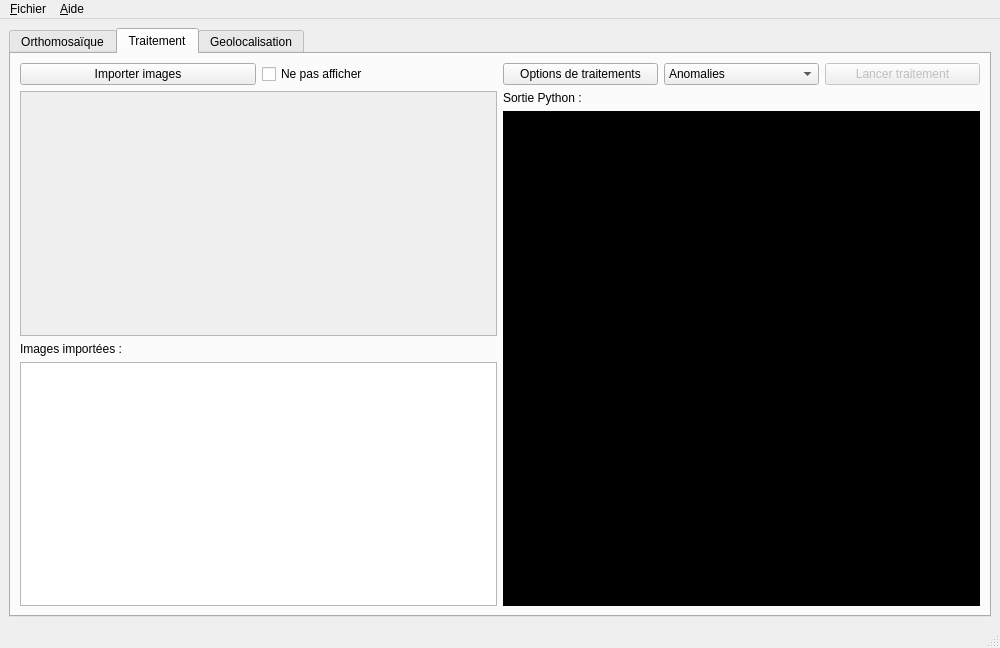
<?xml version="1.0" encoding="UTF-8"?>
<ui version="4.0">
 <class>MainWindow</class>
 <widget class="QMainWindow" name="MainWindow">
  <property name="geometry">
   <rect>
    <x>0</x>
    <y>0</y>
    <width>1000</width>
    <height>648</height>
   </rect>
  </property>
  <property name="sizePolicy">
   <sizepolicy hsizetype="Preferred" vsizetype="Preferred">
    <horstretch>0</horstretch>
    <verstretch>0</verstretch>
   </sizepolicy>
  </property>
  <property name="windowTitle">
   <string>Valkyrie</string>
  </property>
  <widget class="QWidget" name="centralwidget">
   <property name="enabled">
    <bool>true</bool>
   </property>
   <property name="sizePolicy">
    <sizepolicy hsizetype="Preferred" vsizetype="Preferred">
     <horstretch>0</horstretch>
     <verstretch>0</verstretch>
    </sizepolicy>
   </property>
   <layout class="QVBoxLayout" name="verticalLayout_5">
    <item>
     <widget class="QTabWidget" name="tabWidget">
      <property name="currentIndex">
       <number>1</number>
      </property>
      <property name="tabBarAutoHide">
       <bool>false</bool>
      </property>
      <widget class="QWidget" name="tab_ortho">
       <attribute name="title">
        <string>Orthomosaïque</string>
       </attribute>
       <layout class="QHBoxLayout" name="horizontalLayout_5">
        <item>
         <widget class="QWidget" name="widget" native="true">
          <layout class="QVBoxLayout" name="verticalLayout_2">
           <item>
            <widget class="QGroupBox" name="groupBox_2">
             <property name="title">
              <string>1. Sélection des images</string>
             </property>
             <layout class="QHBoxLayout" name="horizontalLayout_4">
              <item>
               <widget class="QPushButton" name="btnImportImgOrtho">
                <property name="text">
                 <string>Importer images</string>
                </property>
               </widget>
              </item>
             </layout>
            </widget>
           </item>
           <item>
            <widget class="QGroupBox" name="groupBox_3">
             <property name="title">
              <string>2. Paramètres OpenDroneMap</string>
             </property>
             <layout class="QGridLayout" name="gridLayout_3">
              <item row="3" column="1">
               <widget class="QComboBox" name="pcQualityComboBox">
                <item>
                 <property name="text">
                  <string>ultra</string>
                 </property>
                </item>
                <item>
                 <property name="text">
                  <string>high</string>
                 </property>
                </item>
                <item>
                 <property name="text">
                  <string>medium</string>
                 </property>
                </item>
                <item>
                 <property name="text">
                  <string>low</string>
                 </property>
                </item>
                <item>
                 <property name="text">
                  <string>lowest</string>
                 </property>
                </item>
                <item>
                 <property name="text">
                  <string/>
                 </property>
                </item>
               </widget>
              </item>
              <item row="0" column="0">
               <widget class="QLabel" name="label">
                <property name="text">
                 <string>Qualité des caractéristiques</string>
                </property>
               </widget>
              </item>
              <item row="3" column="0">
               <widget class="QLabel" name="label_3">
                <property name="text">
                 <string>Qualité du nuage de points</string>
                </property>
               </widget>
              </item>
              <item row="5" column="1">
               <widget class="QComboBox" name="sfmComboBox">
                <item>
                 <property name="text">
                  <string>incremental</string>
                 </property>
                </item>
                <item>
                 <property name="text">
                  <string>triangulation</string>
                 </property>
                </item>
                <item>
                 <property name="text">
                  <string>planar</string>
                 </property>
                </item>
               </widget>
              </item>
              <item row="2" column="0">
               <widget class="QLabel" name="label_2">
                <property name="text">
                 <string>Nombre minimum de points</string>
                </property>
               </widget>
              </item>
              <item row="5" column="0">
               <widget class="QLabel" name="label_5">
                <property name="text">
                 <string>Algorithme SfM</string>
                </property>
               </widget>
              </item>
              <item row="4" column="0">
               <widget class="QLabel" name="label_4">
                <property name="text">
                 <string>Type de moteur de correspondance</string>
                </property>
               </widget>
              </item>
              <item row="0" column="1">
               <widget class="QComboBox" name="featureQualityComboBox">
                <item>
                 <property name="text">
                  <string>ultra</string>
                 </property>
                </item>
                <item>
                 <property name="text">
                  <string>high</string>
                 </property>
                </item>
                <item>
                 <property name="text">
                  <string>medium</string>
                 </property>
                </item>
                <item>
                 <property name="text">
                  <string>low</string>
                 </property>
                </item>
                <item>
                 <property name="text">
                  <string>lowest</string>
                 </property>
                </item>
               </widget>
              </item>
              <item row="4" column="1">
               <widget class="QComboBox" name="matcherComboBox">
                <item>
                 <property name="text">
                  <string>flann</string>
                 </property>
                </item>
                <item>
                 <property name="text">
                  <string>bow</string>
                 </property>
                </item>
                <item>
                 <property name="text">
                  <string>bruteforce</string>
                 </property>
                </item>
               </widget>
              </item>
              <item row="2" column="1">
               <widget class="QLineEdit" name="minNumFeaturesLineEdit">
                <property name="placeholderText">
                 <string>4000</string>
                </property>
               </widget>
              </item>
             </layout>
            </widget>
           </item>
           <item>
            <widget class="QGroupBox" name="groupBox">
             <property name="title">
              <string>3. Mode de Traitement</string>
             </property>
             <layout class="QVBoxLayout" name="verticalLayout_7">
              <item>
               <widget class="QRadioButton" name="radioLocal">
                <property name="text">
                 <string>Traitement en local</string>
                </property>
                <property name="checked">
                 <bool>true</bool>
                </property>
               </widget>
              </item>
              <item>
               <widget class="QPushButton" name="btnOrthoGen">
                <property name="enabled">
                 <bool>false</bool>
                </property>
                <property name="text">
                 <string>Générer l'orthomosaïque</string>
                </property>
               </widget>
              </item>
             </layout>
            </widget>
           </item>
          </layout>
         </widget>
        </item>
        <item>
         <widget class="QTextEdit" name="orthoOutputTextEdit">
          <property name="autoFillBackground">
           <bool>false</bool>
          </property>
          <property name="styleSheet">
           <string notr="true">background-color: rgb(0, 0, 0);
color: rgb(46, 194, 126);</string>
          </property>
          <property name="readOnly">
           <bool>true</bool>
          </property>
         </widget>
        </item>
       </layout>
      </widget>
      <widget class="QWidget" name="tab">
       <attribute name="title">
        <string>Traitement</string>
       </attribute>
       <layout class="QVBoxLayout" name="verticalLayout_3">
        <item>
         <layout class="QHBoxLayout" name="horizontalLayout">
          <property name="sizeConstraint">
           <enum>QLayout::SetDefaultConstraint</enum>
          </property>
          <item>
           <layout class="QVBoxLayout" name="verticalLayout">
            <item>
             <layout class="QHBoxLayout" name="horizontalLayout_2">
              <item>
               <widget class="QPushButton" name="btnImport">
                <property name="text">
                 <string>Importer images</string>
                </property>
               </widget>
              </item>
              <item>
               <widget class="QCheckBox" name="dontDisplayCheckBox">
                <property name="text">
                 <string>Ne pas afficher</string>
                </property>
               </widget>
              </item>
             </layout>
            </item>
            <item>
             <widget class="QScrollArea" name="scrollArea">
              <property name="widgetResizable">
               <bool>true</bool>
              </property>
              <widget class="QWidget" name="scrollAreaWidgetContents">
               <property name="geometry">
                <rect>
                 <x>0</x>
                 <y>0</y>
                 <width>472</width>
                 <height>231</height>
                </rect>
               </property>
               <layout class="QGridLayout" name="gridLayout">
                <item row="0" column="0">
                 <layout class="QGridLayout" name="imgDisplayLayout"/>
                </item>
               </layout>
              </widget>
             </widget>
            </item>
            <item>
             <widget class="QLabel" name="importedImgsLabel">
              <property name="text">
               <string>Images importées :</string>
              </property>
             </widget>
            </item>
            <item>
             <widget class="QListWidget" name="imgList"/>
            </item>
           </layout>
          </item>
          <item>
           <layout class="QVBoxLayout" name="verticalLayout_4">
            <item>
             <layout class="QHBoxLayout" name="horizontalLayout_3">
              <item>
               <widget class="QPushButton" name="TraitementOptionButton">
                <property name="text">
                 <string>Options de traitements</string>
                </property>
               </widget>
              </item>
              <item>
               <widget class="QComboBox" name="processPickerComboBox">
                <item>
                 <property name="text">
                  <string>Anomalies</string>
                 </property>
                </item>
                <item>
                 <property name="text">
                  <string>NDRE</string>
                 </property>
                </item>
                <item>
                 <property name="text">
                  <string>NDVI</string>
                 </property>
                </item>
                <item>
                 <property name="text">
                  <string>Similaritées</string>
                 </property>
                </item>
                <item>
                 <property name="text">
                  <string>Textures</string>
                 </property>
                </item>
               </widget>
              </item>
              <item>
               <widget class="QPushButton" name="btnRun">
                <property name="enabled">
                 <bool>false</bool>
                </property>
                <property name="text">
                 <string>Lancer traitement</string>
                </property>
               </widget>
              </item>
             </layout>
            </item>
            <item>
             <layout class="QVBoxLayout" name="imgResultDisplayLayout"/>
            </item>
            <item>
             <widget class="QLabel" name="pythonOutputLabel">
              <property name="text">
               <string>Sortie Python :</string>
              </property>
             </widget>
            </item>
            <item>
             <widget class="QTextEdit" name="pythonOutputTextEdit">
              <property name="font">
               <font>
                <family>FreeMono</family>
                <pointsize>12</pointsize>
                <bold>true</bold>
               </font>
              </property>
              <property name="autoFillBackground">
               <bool>false</bool>
              </property>
              <property name="styleSheet">
               <string notr="true">background-color: rgb(0, 0, 0);
color: rgb(46, 194, 126);</string>
              </property>
              <property name="readOnly">
               <bool>true</bool>
              </property>
             </widget>
            </item>
           </layout>
          </item>
         </layout>
        </item>
       </layout>
      </widget>
      <widget class="QWidget" name="tab_2">
       <attribute name="title">
        <string>Geolocalisation</string>
       </attribute>
       <layout class="QVBoxLayout" name="verticalLayout_6">
        <item>
         <spacer name="verticalSpacer">
          <property name="orientation">
           <enum>Qt::Vertical</enum>
          </property>
          <property name="sizeHint" stdset="0">
           <size>
            <width>20</width>
            <height>40</height>
           </size>
          </property>
         </spacer>
        </item>
        <item>
         <widget class="QLabel" name="geolocImgLabel">
          <property name="text">
           <string/>
          </property>
          <property name="alignment">
           <set>Qt::AlignCenter</set>
          </property>
         </widget>
        </item>
        <item>
         <spacer name="verticalSpacer_2">
          <property name="orientation">
           <enum>Qt::Vertical</enum>
          </property>
          <property name="sizeHint" stdset="0">
           <size>
            <width>20</width>
            <height>40</height>
           </size>
          </property>
         </spacer>
        </item>
        <item>
         <layout class="QHBoxLayout" name="horizontalLayout_7">
          <item>
           <widget class="QLabel" name="GPScoordlabel">
            <property name="text">
             <string>TextLabel</string>
            </property>
            <property name="alignment">
             <set>Qt::AlignCenter</set>
            </property>
           </widget>
          </item>
          <item>
           <widget class="QLabel" name="mousePosLabel">
            <property name="sizePolicy">
             <sizepolicy hsizetype="Preferred" vsizetype="Preferred">
              <horstretch>0</horstretch>
              <verstretch>0</verstretch>
             </sizepolicy>
            </property>
            <property name="text">
             <string>TextLabel</string>
            </property>
            <property name="alignment">
             <set>Qt::AlignCenter</set>
            </property>
           </widget>
          </item>
         </layout>
        </item>
        <item>
         <widget class="Line" name="line">
          <property name="orientation">
           <enum>Qt::Horizontal</enum>
          </property>
         </widget>
        </item>
        <item>
         <layout class="QHBoxLayout" name="horizontalLayout_6">
          <item>
           <spacer name="horizontalSpacer">
            <property name="orientation">
             <enum>Qt::Horizontal</enum>
            </property>
            <property name="sizeHint" stdset="0">
             <size>
              <width>40</width>
              <height>20</height>
             </size>
            </property>
           </spacer>
          </item>
          <item>
           <widget class="QPushButton" name="geolocImportImgBtn">
            <property name="text">
             <string>Importer</string>
            </property>
           </widget>
          </item>
          <item>
           <spacer name="horizontalSpacer_2">
            <property name="orientation">
             <enum>Qt::Horizontal</enum>
            </property>
            <property name="sizeHint" stdset="0">
             <size>
              <width>40</width>
              <height>20</height>
             </size>
            </property>
           </spacer>
          </item>
         </layout>
        </item>
       </layout>
      </widget>
     </widget>
    </item>
   </layout>
  </widget>
  <widget class="QMenuBar" name="menubar">
   <property name="geometry">
    <rect>
     <x>0</x>
     <y>0</y>
     <width>1000</width>
     <height>23</height>
    </rect>
   </property>
   <widget class="QMenu" name="menuFile">
    <property name="title">
     <string>&amp;Fichier</string>
    </property>
    <addaction name="actionOpen"/>
    <addaction name="actionExecute"/>
    <addaction name="separator"/>
    <addaction name="actionQuit"/>
   </widget>
   <widget class="QMenu" name="menuHelp">
    <property name="title">
     <string>&amp;Aide</string>
    </property>
    <addaction name="actionAbout"/>
   </widget>
   <addaction name="menuFile"/>
   <addaction name="menuHelp"/>
  </widget>
  <widget class="QStatusBar" name="statusbar"/>
  <action name="actionOpen">
   <property name="text">
    <string>&amp;Ouvrir</string>
   </property>
   <property name="shortcut">
    <string>Ctrl+O</string>
   </property>
  </action>
  <action name="actionQuit">
   <property name="text">
    <string>&amp;Quitter</string>
   </property>
   <property name="shortcut">
    <string>Ctrl+Q</string>
   </property>
  </action>
  <action name="actionAbout">
   <property name="text">
    <string>&amp;A Propos</string>
   </property>
  </action>
  <action name="actionExecute">
   <property name="enabled">
    <bool>false</bool>
   </property>
   <property name="text">
    <string>&amp;Executer</string>
   </property>
   <property name="shortcut">
    <string>Ctrl+R</string>
   </property>
  </action>
  <action name="action_OptionTraitement">
   <property name="text">
    <string>&amp;OptionTraitement</string>
   </property>
   <property name="shortcut">
    <string>Ctrl+P</string>
   </property>
  </action>
 </widget>
 <resources/>
 <connections>
  <connection>
   <sender>actionQuit</sender>
   <signal>triggered()</signal>
   <receiver>MainWindow</receiver>
   <slot>close()</slot>
   <hints>
    <hint type="sourcelabel">
     <x>-1</x>
     <y>-1</y>
    </hint>
    <hint type="destinationlabel">
     <x>399</x>
     <y>299</y>
    </hint>
   </hints>
  </connection>
  <connection>
   <sender>btnImport</sender>
   <signal>clicked()</signal>
   <receiver>actionOpen</receiver>
   <slot>trigger()</slot>
   <hints>
    <hint type="sourcelabel">
     <x>282</x>
     <y>76</y>
    </hint>
    <hint type="destinationlabel">
     <x>-1</x>
     <y>-1</y>
    </hint>
   </hints>
  </connection>
  <connection>
   <sender>btnRun</sender>
   <signal>clicked()</signal>
   <receiver>actionExecute</receiver>
   <slot>trigger()</slot>
   <hints>
    <hint type="sourcelabel">
     <x>638</x>
     <y>116</y>
    </hint>
    <hint type="destinationlabel">
     <x>-1</x>
     <y>-1</y>
    </hint>
   </hints>
  </connection>
  <connection>
   <sender>TraitementOptionButton</sender>
   <signal>clicked()</signal>
   <receiver>action_OptionTraitement</receiver>
   <slot>trigger()</slot>
   <hints>
    <hint type="sourcelabel">
     <x>391</x>
     <y>119</y>
    </hint>
    <hint type="destinationlabel">
     <x>-1</x>
     <y>-1</y>
    </hint>
   </hints>
  </connection>
 </connections>
</ui>
